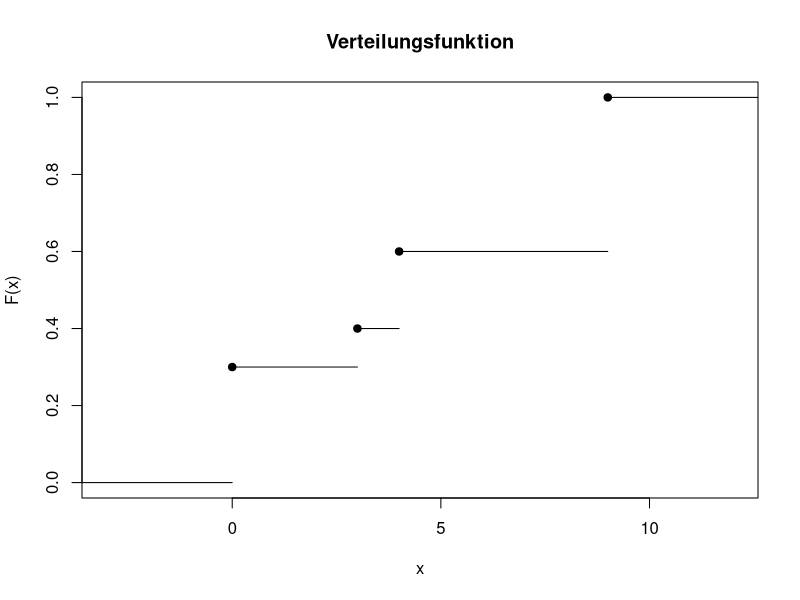
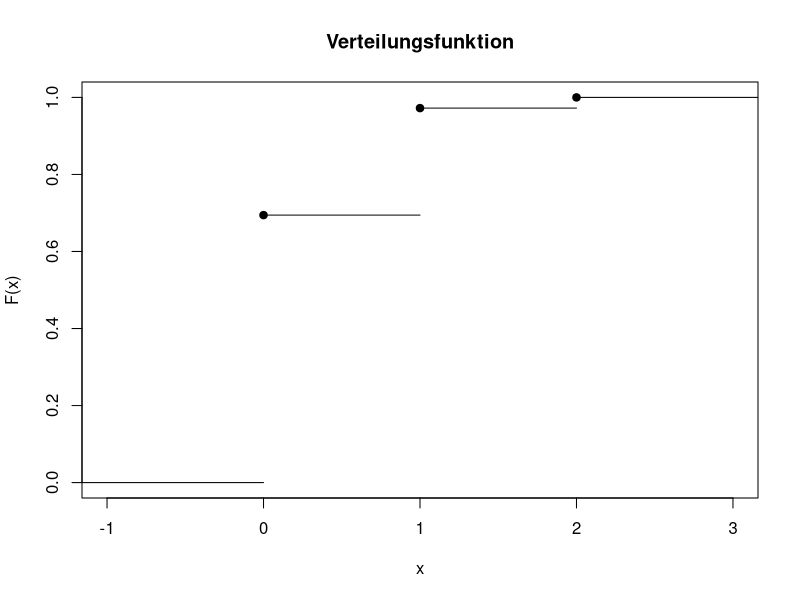
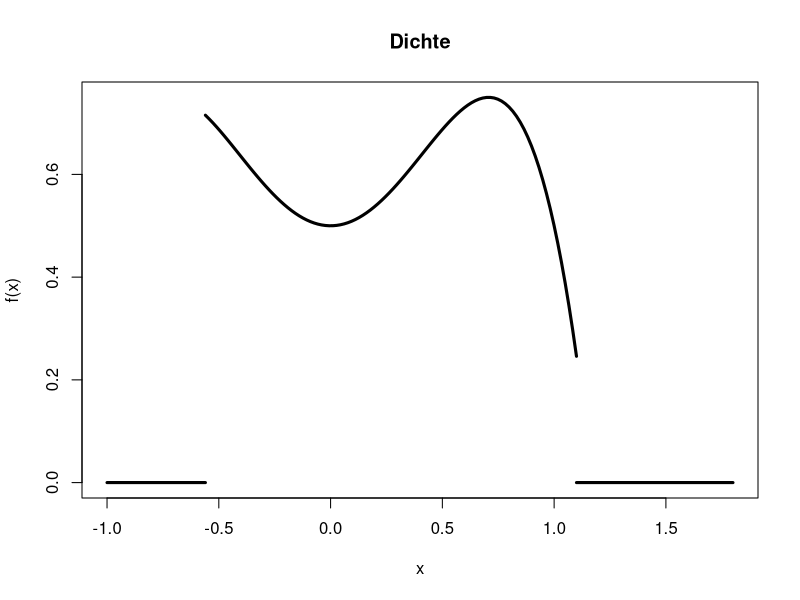
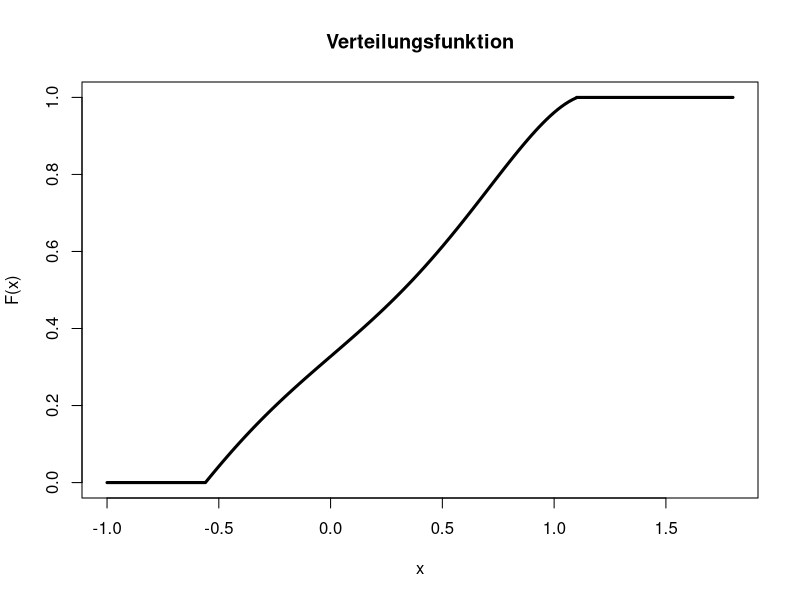
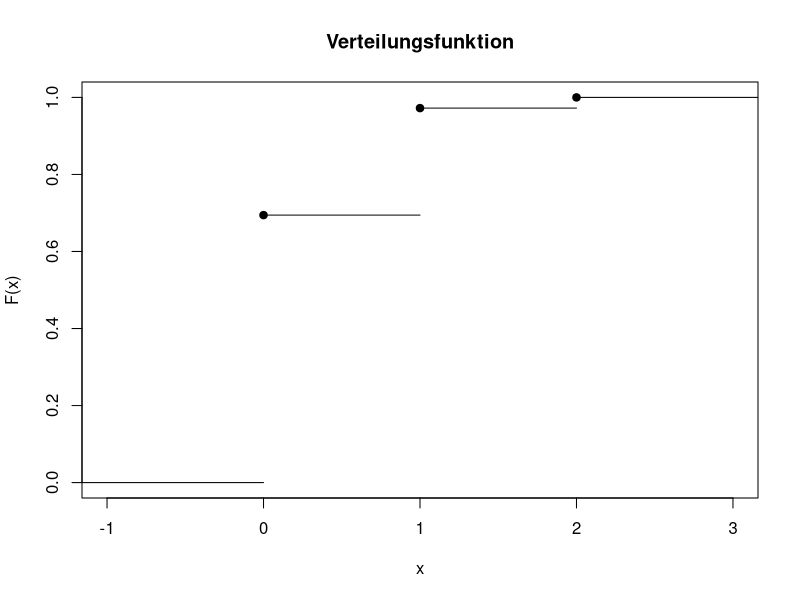
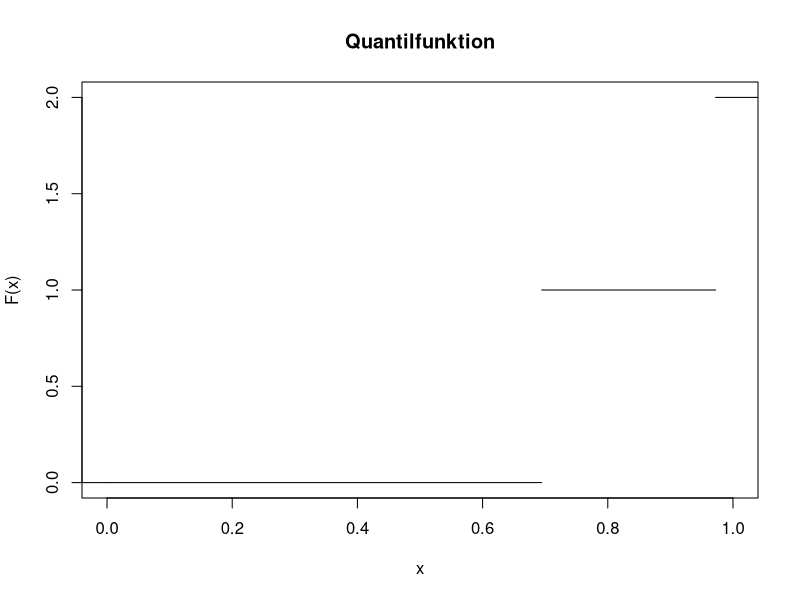

R code for these plots, in order:
## ---- chunk 1
x <- c(0,3,4,9)
y <- c(0,0.3,0.4,0.6,1)
plot(stepfun(x,y),
     verticals=FALSE, 
     pch=19,
     xlab="x",
     ylab="F(x)",
     main="Verteilungsfunktion")
## ---- chunk 2
x <- c(0,1,2)
y <- c(0,25/36,35/36,1)
plot(stepfun(x,y),
     verticals=FALSE, 
     pch=19,
     xlab="x",
     ylab="F(x)",
     main="Verteilungsfunktion")
## ---- chunk 3
x <- c(-1,-0.56,NA,seq(-0.56,1.1,length=100),NA,1.1,1.8)
f <- 0.5-x^4+x^2
f[c(1,2,105,106)] <- 0
plot(x,f,t="l",lwd=3,
     xlab="x",ylab="f(x)",main="Dichte")
## ---- chunk 4
x <- c(-1,-0.56,seq(-0.56,1.1,length=100),1.1,1.8)
f <- x^3/3-x^5/5+x/2+0.3275
f[c(1,2)] <- 0
f[c(103,104)] <- 1
plot(x,f,t="l",lwd=3,
     xlab="x",ylab="F(x)",main="Verteilungsfunktion")
## ---- chunk 5
x <- c(0,1,2)
y <- c(0,25/36,35/36,1)
plot(stepfun(x,y),
     verticals=FALSE, 
     pch=19,
     xlab="x",
     ylab="F(x)",
     main="Verteilungsfunktion")
## ---- chunk 6
p <- c(0,25/36,35/36)
Q <- c(0,0,1,2)
plot(stepfun(p,Q,right=FALSE),
     verticals=FALSE, 
     do.points = FALSE,
     xlab="x",
     ylab="F(x)",
     xlim=c(0,1),
     main="Quantilfunktion")
